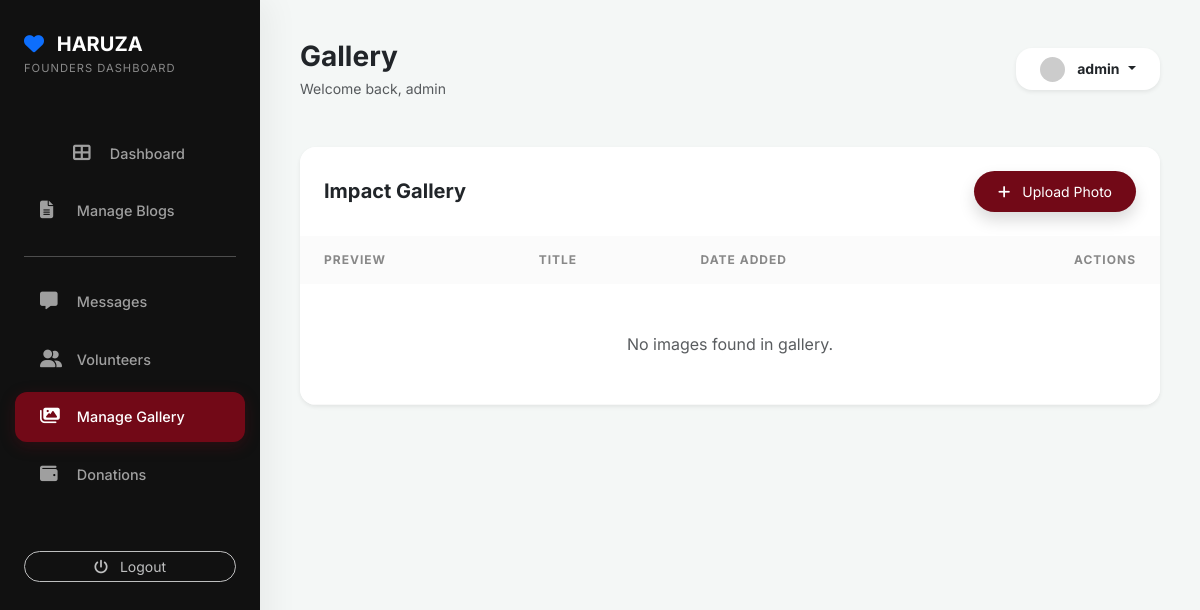
The page /admin/gallery.php (signed in) on the database as committed earlier.
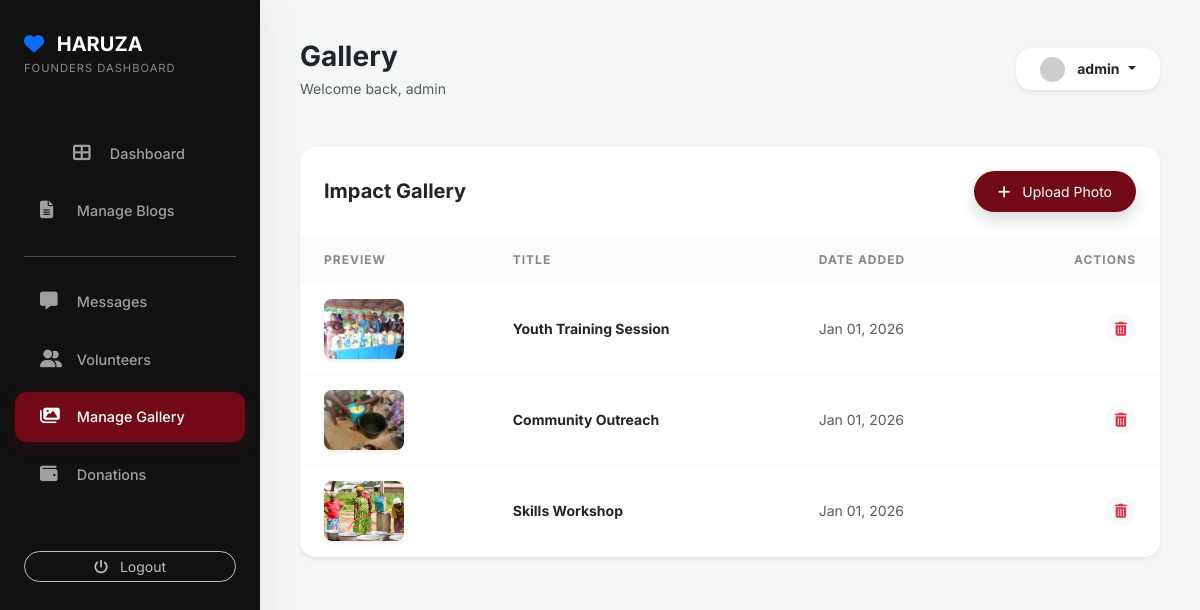
The same page on the database as committed later.
### tables this page shows
CREATE TABLE IF NOT EXISTS gallery (
    id INT AUTO_INCREMENT PRIMARY KEY,
    title VARCHAR(255),
    image_path VARCHAR(255) NOT NULL,
    created_at TIMESTAMP DEFAULT CURRENT_TIMESTAMP
);

### admin/gallery.php (the view, shortened to what this page needs)
<?php
require_once '../includes/db.php';
$pageTitle = "Gallery";
include 'includes/header.php';
?>
<div class="card border-0 shadow-sm overflow-hidden">
    <div class="card-header bg-white border-0 py-4 px-4 d-flex justify-content-between align-items-center">
        <h5 class="mb-0 fw-bold">Impact Gallery</h5>
        <a href="gallery-add" class="btn btn-primary rounded-pill px-4 btn-sm shadow"><i class="fas fa-plus me-2"></i> Upload Photo</a>
    </div>
    <div class="table-responsive">
        <table class="table table-hover align-middle mb-0">
            <thead>
                <tr>
                    <th class="ps-4">Preview</th>
                    <th>Title</th>
                    <th>Date Added</th>
                    <th class="text-end pe-4">Actions</th>
                </tr>
            </thead>
            <tbody>
                <?php
                $stmt = $pdo->query("SELECT * FROM gallery ORDER BY created_at DESC");
                while($row = $stmt->fetch()):
                ?>
                <tr>
                    <td class="ps-4">
                        <img src="../<?php echo htmlspecialchars($row['image_path']); ?>" class="rounded-3 shadow-sm" style="width: 80px; height: 60px; object-fit: cover;" alt="">
                    </td>
                    <td>
                        <div class="fw-bold small"><?php echo htmlspecialchars($row['title'] ?: 'Untitled'); ?></div>
                    </td>
                    <td class="small text-muted"><?php echo date('M d, Y', strtotime($row['created_at'])); ?></td>
                    <td class="text-end pe-4">
                        <a href="gallery?delete=<?php echo $row['id']; ?>" class="btn btn-light btn-sm rounded-circle" title="Delete" onclick="return confirm('Are you sure you want to delete this photo?')"><i class="fas fa-trash-alt text-danger"></i></a>
                    </td>
                </tr>
                <?php endwhile; ?>
                <?php if ($stmt->rowCount() == 0): ?>
                <tr>
                    <td colspan="4" class="text-center py-5 text-muted">No images found in gallery.</td>
                </tr>
                <?php endif; ?>
            </tbody>
        </table>
    </div>
</div>
<?php include 'includes/footer.php'; ?>

### admin/includes/header.php (shortened to what this page needs)
<!DOCTYPE html>
<html lang="en">
<head>
    <link href="https://cdn.jsdelivr.net/npm/bootstrap@5.3.0/dist/css/bootstrap.min.css" rel="stylesheet">
    <link rel="stylesheet" href="https://cdnjs.cloudflare.com/ajax/libs/font-awesome/6.4.0/css/all.min.css">
</head>
<body>
    <div class="sidebar d-none d-md-block">
        <div class="p-4 mb-4 mt-2">
            <h5 class="fw-bold mb-0 text-white"><i class="fas fa-heart text-primary me-2"></i> HARUZA</h5>
            <span class="x-small opacity-50 text-uppercase d-block mt-1">Founders Dashboard</span>
        </div>
        <nav class="nav flex-column">
            <a class="nav-link <?php echo $pageTitle == 'Dashboard' ? 'active' : ''; ?>" href="dashboard"><i class="fas fa-grid-2 me-2"></i><i class="fas fa-th-large me-2"></i> Dashboard</a>
            <a class="nav-link <?php echo $pageTitle == 'Blogs' ? 'active' : ''; ?>" href="blogs"><i class="fas fa-file-alt me-2"></i> Manage Blogs</a>
            <hr class="mx-4 opacity-10">
            <a class="nav-link <?php echo $pageTitle == 'Contacts' ? 'active' : ''; ?>" href="contacts"><i class="fas fa-comment-alt me-2"></i> Messages</a>
            <a class="nav-link <?php echo $pageTitle == 'Volunteers' ? 'active' : ''; ?>" href="volunteers"><i class="fas fa-user-friends me-2"></i> Volunteers</a>
            <a class="nav-link <?php echo $pageTitle == 'Gallery' ? 'active' : ''; ?>" href="gallery"><i class="fas fa-images me-2"></i> Manage Gallery</a>
            <a class="nav-link <?php echo $pageTitle == 'Donations' ? 'active' : ''; ?>" href="donations"><i class="fas fa-wallet me-2"></i> Donations</a>
            <div class="mt-auto px-4 py-5 w-100">
                <a href="logout" class="btn btn-outline-light btn-sm w-100 rounded-pill border-opacity-25 opacity-75"><i class="fas fa-power-off me-2"></i> Logout</a>
            </div>
        </nav>
    </div>
    <div class="main-content">
        <div class="d-flex justify-content-between align-items-center mb-5">
            <div>
                <h3 class="fw-bold mb-1 text-dark"><?php echo $pageTitle; ?></h3>
                <p class="text-muted small mb-0">Welcome back, <?php echo $_SESSION['admin_username']; ?></p>
            </div>
            <div class="dropdown">
                <button class="btn btn-white bg-white shadow-sm border-0 dropdown-toggle px-4 py-2 rounded-4" type="button" data-bs-toggle="dropdown">
                    <img src="https://ui-avatars.com/api/?name=<?php echo $_SESSION['admin_username']; ?>&background=720917&color=fff" class="rounded-circle me-2" style="width: 25px;">
                    <span class="small fw-bold"><?php echo $_SESSION['admin_username']; ?></span>
                </button>
            </div>
        </div>

### admin/includes/footer.php (shortened to what this page needs)
    </div>
</body>
</html>

### admin/includes/header.php (style rules this page uses)
:root { --sidebar-width: 260px; --primary-dark: #720917; --accent-bg: #fdfdfd; --glass-bg: rgba(255, 255, 255, 0.9); }
body { background: #f4f7f6; font-family: 'Inter', sans-serif; color: #333; }
.sidebar { width: var(--sidebar-width); height: 100vh; position: fixed; background: #111; color: white; transition: all 0.3s; z-index: 1000; box-shadow: 10px 0 30px rgba(0,0,0,0.05); }
.main-content { margin-left: var(--sidebar-width); padding: 40px; min-height: 100vh; }
.nav-link { color: rgba(255,255,255,0.6); padding: 14px 25px; border-radius: 12px; margin: 4px 15px; transition: all 0.2s; font-size: 0.9rem; font-weight: 500; }
.nav-link.active { color: white; background: var(--primary-dark); box-shadow: 0 4px 15px rgba(114, 9, 23, 0.3); }
.nav-link i { width: 25px; font-size: 1.1rem; }
.card { border: none; border-radius: 16px; box-shadow: 0 4px 20px rgba(0,0,0,0.02); }
.x-small { font-size: 0.7rem; letter-spacing: 1px; }
.btn-primary { background: var(--primary-dark); border: none; border-radius: 10px; padding: 10px 20px; box-shadow: 0 4px 10px rgba(114, 9, 23, 0.2); }
.table thead th { background: #fbfbfb; border-bottom: none; font-size: 0.75rem; text-transform: uppercase; letter-spacing: 1px; color: #888; padding: 15px 20px; }
.table tbody td { padding: 15px 20px; border-bottom: 1px solid #f8f8f8; }

Rows that differ between the two databases and show on the page:
added gallery: image_path (picture), title "Youth Training Session", created_at "Jan 01, 2026"
added gallery: image_path (picture), title "Community Outreach", created_at "Jan 01, 2026"
added gallery: image_path (picture), title "Skills Workshop", created_at "Jan 01, 2026"
Other text that changed with them:
text no longer shown: "No images found in gallery."
